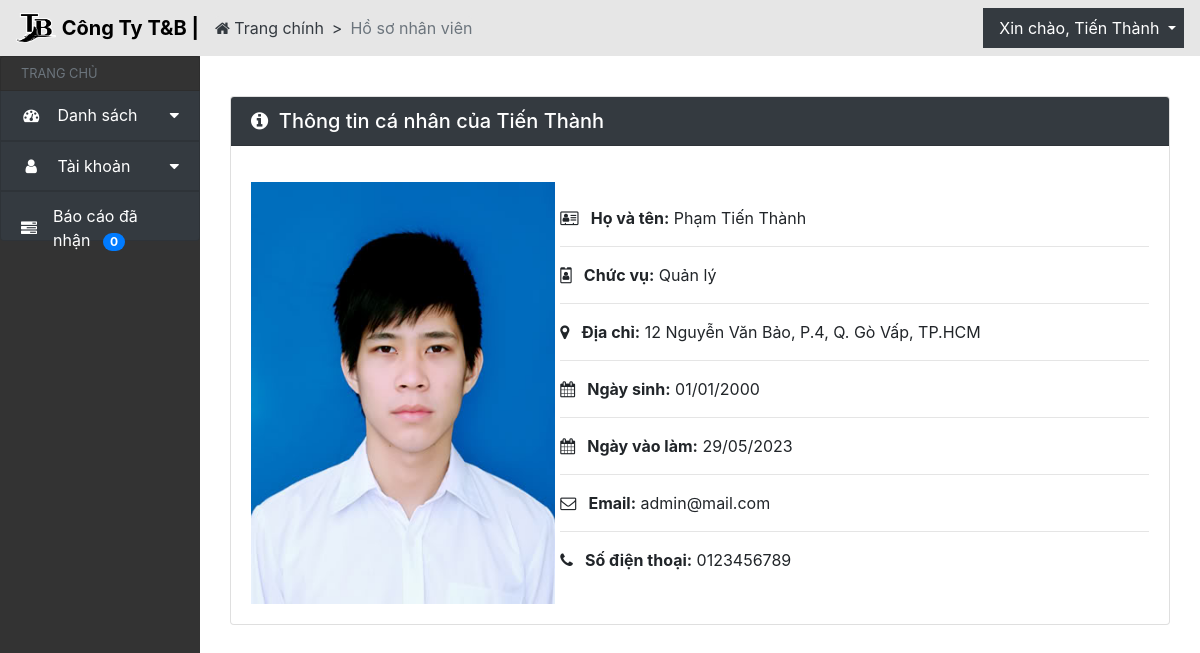
/hosocanhan_ktv/15 (signed in), run on the app's committed database.
### QLthietbi_app/models.py (models this page shows, shortened)
class CustomUser(AbstractBaseUser, PermissionsMixin):
    username = models.CharField(_('username'), max_length=30, unique=True,
                                help_text=_('Yêu cầu 30 ký tự hoặc ít hơn. Chỉ chứa chữ cái, số và các ký tự @/./+/-/_'),
                                error_messages={
                                    'unique': _("Tên đăng nhập đã tồn tại."),
                                },
                                null = False, blank = False,
                                )
    ho = models.CharField(max_length=30, verbose_name='Họ', blank=False, null=True)
    ten = models.CharField(max_length=30, verbose_name='Tên', blank=False, null=True)
    GENDER_CHOICES = [
        ('nam', 'Nam'),
        ('nu', 'Nữ'),
        ('khac', 'Khác'),
    ]
    gioi_tinh = models.CharField(max_length=6, choices=GENDER_CHOICES, default='Chưa đặt giới tính', blank=False, null=True, verbose_name='Giới tính')
    USER_ROLES = [('quanly', 'Quản Lý'),('kythuatvien', 'Kỹ Thuật Viên'),]
    chuc_vu = models.CharField(choices=USER_ROLES, max_length=20, default='Chưa đặt chức vụ',verbose_name='Chức vụ', blank=False, null=True)
    anh_the = models.ImageField(upload_to='anhthe/', blank=True, null=True, verbose_name='Ảnh thẻ')
    email = models.EmailField(verbose_name='Địa chỉ email', unique=True, null=False, blank=False)
    sdt = models.CharField(max_length=10, null=True, blank=True, verbose_name='Số điện thoại')
    dia_chi = models.CharField(max_length=100, null=True, blank=True, verbose_name='Địa chỉ')
    ngay_sinh = models.DateField(null=True, blank=True, verbose_name='Ngày sinh')
    ngay_vao_lam = models.DateField(null=True, blank=True, verbose_name='Ngày vào làm')
    is_active = models.BooleanField(default=True, verbose_name='Đang làm việc')
    is_staff = models.BooleanField(default=False, verbose_name='Nhân viên quản lý')
    objects = CustomUserManager()
    USERNAME_FIELD = 'username'
    REQUIRED_FIELDS = ['email']
    def get_full_name(self):
        return f"{self.ho} {self.ten}"
    class Meta:
        verbose_name_plural = 'Người dùng'

### QLthietbi_app/views.py (the view)
# urls.py: path('hosocanhan_ktv/<int:id>', views.hoso_user_ktv, name='hoso_user_ktv'),
def hoso_user_ktv(request, id):
    user = get_object_or_404(CustomUser, id=id)
    baoCaoCount = BaoCao.objects.filter(nguoi_nhan_bao_cao = request.user).count()
    if request.method == 'POST':
        form = HoSoForm(request.POST, request.FILES, instance=user)
        if form.is_valid():
            form.save()
            login(request, user, backend='django.contrib.auth.backends.ModelBackend')
            return redirect('QLthietbi_app:hoso_user_ktv')
    else:
        form = HoSoForm(instance=user)
    return render(request, 'ktv/hoso_user_ktv.html', {'form': form, 'baoCaoCount': baoCaoCount})

### QLthietbi_app/templates/ktv/hoso_user_ktv.html (shortened to what this page needs)
{% extends 'ktv/header_hoso_ktv.html' %}
{% block content %}
{%load crispy_forms_tags %}
<div class="col py-2">
  <div class="row element-button">
    <div class="col px-3 py-1 pr-1">
    </div>
  </div>
  <br />
  <div class="container">
  <div class="card">
    <h5 class="card-header bg-dark text-white">
      <i class="fa fa-info-circle" aria-hidden="true"></i>&nbsp Thông tin cá nhân của {{ user.ten }}
    </h5>
    <div class="card-body">
      <div class="row">
        <div class="col-4">
          <img
            src="{{user.anh_the.url}}"
            alt="Ảnh thẻ"
            width="304"
            height="422"
          />
        </div>
        <div class="col-8">
            <br />
            <i class="fa fa-address-card-o" aria-hidden="true"></i>
            <b>&nbsp Họ và tên:</b> {{ user.get_full_name }}
            <hr />
            <i class="fa fa-id-badge" aria-hidden="true"></i>
            {% if user.chuc_vu == 'quanly' %}
            <b>&nbsp Chức vụ:</b> Quản lý
            {% elif user.chuc_vu == 'kythuatvien' %}
            <b>&nbsp Chức vụ:</b> Kỹ thuật viên
            {% endif %}
            <hr />
            <i class="fa fa-map-marker" aria-hidden="true"></i>
            <b>&nbsp Địa chỉ:</b> {{ user.dia_chi }}
            <hr />
            <i class="fa fa-calendar" aria-hidden="true"></i>
            <b>&nbsp Ngày sinh:</b> {{ user.ngay_sinh|date:"d/m/Y" }}
            <hr />
            <i class="fa fa-calendar" aria-hidden="true"></i>
            <b>&nbsp Ngày vào làm:</b> {{ user.ngay_vao_lam|date:"d/m/Y" }}
            <hr />
            <i class="fa fa-envelope-o" aria-hidden="true"></i>
            <b>&nbsp Email:</b> {{ user.email }}
            <hr />
            <i class="fa fa-phone" aria-hidden="true"></i>
            <b>&nbsp Số điện thoại:</b> {{ user.sdt }}
        </div>
      </div>
    </div>
  </div>
  </div>
</div>
{% endblock %}

### QLthietbi_app/templates/ktv/header_hoso_ktv.html (shortened to what this page needs)
{% load static %} {%load crispy_forms_tags %}
<!DOCTYPE html>
<html lang="en">
  <head>
    <link
      rel="stylesheet"
      href="https://cdn.jsdelivr.net/npm/bootstrap@4.6.2/dist/css/bootstrap.min.css"
    />
    <link
      rel="stylesheet"
      href="https://stackpath.bootstrapcdn.com/font-awesome/4.7.0/css/font-awesome.min.css"
    />
    <link
      rel="stylesheet"
      href="https://cdnjs.cloudflare.com/ajax/libs/normalize/8.0.1/normalize.min.css"
    />
    <link
      rel="stylesheet"
      href="https://cdn.datatables.net/1.13.4/css/dataTables.bootstrap4.min.css"
    />
    <link rel="stylesheet" href="../static/css/quanly.css" />
  </head>
  <body>
    <nav
      class="navbar navbar-expand-md navbar"
      style="background-color: #e6e6e6"
    >
      <a class="navbar-brand" href="#">
        <img
          src="{% static 'imgs/logo.png' %}"
          width="40"
          height="30"
          class="d-inline-block align-top"
          alt=""
        />
        <span style="font-weight: bold; color: black">Công Ty T&B |</span>
      </a>
      <ol class="breadcrumb">
        <li class="breadcrumb-item">
          <a href="{% url 'QLthietbi_app:render_danhsachthietbi' %}"
            ><i class="fa fa-home" aria-hidden="true"></i> Trang chính</a
          >
        </li>
        <li class="breadcrumb-item active" aria-current="page">
            Hồ sơ nhân viên
        </li>
      </ol>
      <div class="collapse navbar-collapse" id="navbarNavDropdown">
        <ul class="navbar-nav ml-auto">
          <li class="nav-item dropdown">
            <a
              class="nav-link dropdown-toggle bg-dark"
              href="#"
              id="navbarDropdownMenuLink"
              data-toggle="dropdown"
            >
              <span class="ml-2" style="color: white"
                >Xin chào, {{user.ten}}</span
              >
            </a>
          </li>
        </ul>
      </div>
    </nav>
    <div class="row" id="body-row">
      <div
        id="sidebar-container"
        class="sidebar-expanded d-none d-md-block col-2"
      >
        <ul class="list-group sticky-top sticky-offset">
          <li
            class="list-group-item sidebar-separator-title text-muted d-flex align-items-center menu-collapsed"
          >
            <small>TRANG CHỦ</small>
          </li>
          <a
            href="#submenu1"
            data-toggle="collapse"
            aria-expanded="false"
            class="bg-dark list-group-item list-group-item-action flex-column align-items-start"
          >
            <div class="d-flex w-100 justify-content-start align-items-center">
              <span class="fa fa-dashboard fa-fw mr-3"></span>
              <span class="menu-collapsed">Danh sách</span>
              <span class="submenu-icon ml-auto"></span>
            </div>
          </a>
          <a
            href="#submenu2"
            data-toggle="collapse"
            aria-expanded="false"
            class="bg-dark list-group-item list-group-item-action flex-column align-items-start"
          >
            <div class="d-flex w-100 justify-content-start align-items-center">
              <span class="fa fa-user fa-fw mr-3"></span>
              <span class="menu-collapsed">Tài khoản</span>
              <span class="submenu-icon ml-auto"></span>
            </div>
          </a>
          <a href="{% url 'QLthietbi_app:baocao_danhan' %}" class="bg-dark list-group-item list-group-item-action">
            <div class="d-flex w-100 justify-content-start align-items-center">
              <span class="fa fa-tasks fa-fw mr-3"></span>
              <span class="menu-collapsed">Báo cáo đã nhận <span class="badge badge-pill badge-primary ml-2"> {{ baoCaoCount }}</span></span>
            </div>
          </a>
      </div>
      {% block content %}{% endblock %}
    </div>
  </body>
</html>

### QLthietbi_app/static/css/quanly.css (style rules this page uses)
body { background-size: cover; background-repeat: no-repeat; background-attachment: fixed; background-position: center; }
body { background-image: url("https://static.pexels.com/photos/414171/pexels-photo-414171.jpeg"); background-size: cover; -webkit-animation: slidein 100s; animation: slidein 100s; -webkit-animation-fill-mode: forwards; animation-fill-mode: forwards; -webkit-animation-iteration-count: infinite; animation-iteration-count: infinite; -webkit-animation-direction: alternate; animation-direction: alternate; }
.dropdown-toggle::after { color: white; }
#body-row { margin-left: 0; margin-right: 0; }
#sidebar-container { min-height: 100vh; background-color: #333; padding: 0; }
.sidebar-expanded { width: 230px !important;; }
#sidebar-container .list-group a { height: 50px; color: white; }
.sidebar-separator-title { background-color: #333; height: 35px; }
#sidebar-container .list-group .list-group-item[aria-expanded="false"] .submenu-icon::after { content: " \f0d7"; font-family: FontAwesome; display: inline; text-align: right; padding-left: 10px; }
.breadcrumb { background-color: #e6e6e6; color: #343a40; padding: 0%; margin: 0%; }
.breadcrumb-item + .breadcrumb-item::before { content: ">"; color: #343a40; }
.breadcrumb-item a { color: #343a40; }

### data on the page
CustomUser: ten "Tiến Thành", anh_the (picture), get_full_name "Phạm Tiến Thành", dia_chi "12 Nguyễn Văn Bảo, P.4, Q. Gò Vấp, TP.HCM", ngay_sinh "01/01/2000", ngay_vao_lam "29/05/2023", email "admin@mail.com", sdt "0123456789"

### other printed values
{{ baoCaoCount }} "0"
